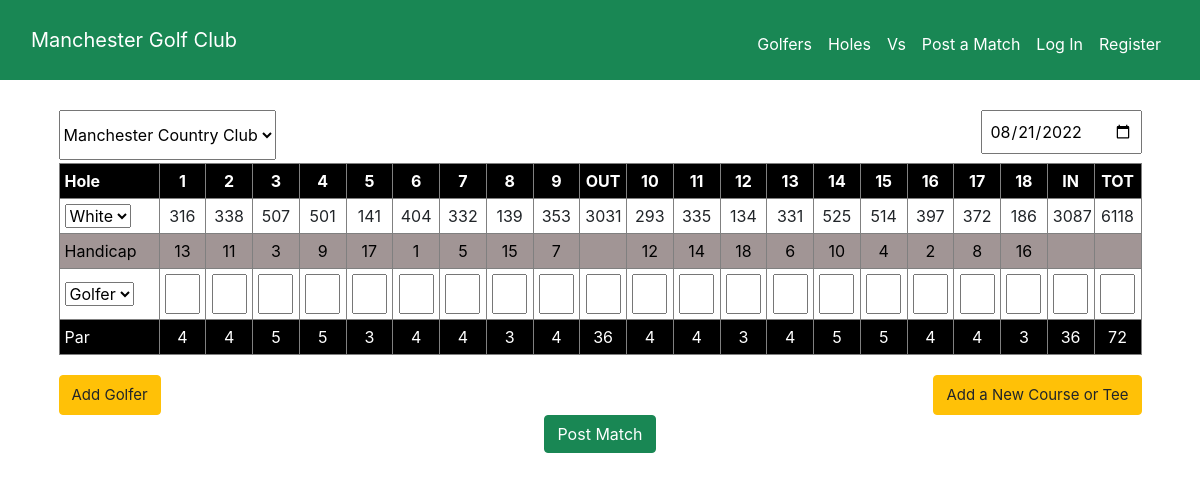
Page /post on the committed database.
### golf/models.py (models this page shows, shortened)
class Course(models.Model):
    name = models.CharField(max_length=50)
    WHITE = 'White'
    BLUE = 'Blue'
    RED = 'Red'
    BLACK = 'Black'
    TEE_CHOICES = [
        (WHITE, 'White'),
        (BLUE, 'Blue'),
        (RED, 'Red'),
        (BLACK, 'Black')
    ]
    tees = models.CharField(max_length=6, choices=TEE_CHOICES, default=WHITE)
    course_rating = models.DecimalField(max_digits=3, decimal_places=1)
    slope = models.IntegerField()
    front_par = models.IntegerField()
    back_par = models.IntegerField()
    par = models.IntegerField()
    front_yardage = models.IntegerField()
    back_yardage = models.IntegerField()
    yardage = models.IntegerField()

### golf/views.py (the view)
# urls.py: path("post", views.post, name="post"),
def post(request):
    if request.method == "POST":
        if not request.user.is_authenticated:
            return render(request, "golf/error.html", {'message': 'You must be logged in to post a match.'})
        elif len(request.POST) not in [26, 48, 70, 92]:
            return render(request, "golf/error.html", {'message': 'There was an error processing your request.'})
        else:
            golfer_count = 1
            golfer_scores = []
            if len(request.POST) == 48: golfer_count = 2
            if len(request.POST) == 70: golfer_count = 3
            if len(request.POST) == 92: golfer_count = 4
            for i in range(golfer_count):
                golfer_score = []
                golfer = request.POST[f'golfer_{i + 1}']
                if golfer == 'Golfer':
                    return render(request, "golf/error.html", {'message': 'A golfer name was not selected.'})
                golfer_score.append(golfer)
                for i in range(21):
                    try:
                        this_score = int(request.POST[f'{golfer}_{i + 1}'])
                    except:
                        return render(request, "golf/error.html", {'message': 'All scores entered should be single numbers.'})
                    golfer_score.append(this_score)
                if sum(golfer_score[1:10]) != golfer_score[10]:
                    return render(request, "golf/error.html", {'message': f"{golfer}'s front nine scores do not add up."})
                elif sum(golfer_score[11:20]) != golfer_score[20]:
                    return render(request, "golf/error.html", {'message': f"{golfer}'s back nine scores do not add up."})
                golfer_score.pop(10)
                golfer_score.pop()
                golfer_score.pop()
                golfer_scores.append(golfer_score)
                for i in range(len(golfer_score)):
                    if i != 0:
                        if golfer_score[i] < 1 or golfer_score[i] > 9:
                            return render(request, "golf/error.html", {'message': f"{golfer} has a hole score less than 1 or greater than 9"})
            match = 0 # Default to match 0 for solo rounds
            if golfer_count != 1:
                highest_matches = Round.objects.all().order_by('-match').values()
                highest_match = highest_matches[0]['match']
                match = highest_match + 1
            for i in range(len(golfer_scores)):
                golfer_name = golfer_scores[i][0]
                golfer = User.objects.get(first_name=golfer_name)
                course = Course.objects.get(name=request.POST['course'], tees=request.POST['tees'])
                date = request.POST['round_date']
                round = Round(golfer=golfer, course=course, date=date, match=match)
                round.save()
                for j in range(1, len(golfer_scores[i])):
                    score = int(golfer_scores[i][j])
                    hole = Hole.objects.get(course=course, tee=j)
                    this_score = Score(score=score, golfer=golfer, round=round, hole=hole)
                    this_score.save()
            return HttpResponseRedirect(reverse('index')) # Return to home page
    else:
        courses = Course.objects.all()
        course_names = []
        for course in courses:
            if course.name not in course_names:
                course_names.append(course.name)
        default_course = Course.objects.get(pk=1)
        available_courses = Course.objects.filter(name=default_course.name)
        available_tees = []
        for i in range(len(available_courses)):
            available_tees.append(available_courses[i].tees)
        holes = Hole.objects.filter(course=default_course)
        yardages = []
        handicaps = []
        pars = []
        for i in range(len(holes)):
            yardages.append(holes[i].yardage)
            handicaps.append(holes[i].handicap)
            pars.append(holes[i].par)
        golfers = User.objects.exclude(pk=1) # Provide option drop down menu to switch golfer
        now = datetime.now()
        date = now.strftime("%Y-%m-%d")
        context = {"course_length": range(1, 10), "course_names": course_names, 'golfers': golfers, 'default_course': default_course,'yardages': yardages, 'handicaps': handicaps, 'pars': pars, 'available_tees': available_tees, 'date': date}
        return render(request, "golf/post.html", context)

### golf/models.py (called while the page is built)
    def __str__(self):
        return f"{self.first_name}"

### golf/templates/golf/post.html (shortened to what this page needs)
{% extends "golf/layout.html" %}
{% load static %}
{% block main %}
<form class="grid" action="{% url 'post' %}" method="post" id="scorecard" onsubmit="return validate();">
    <div id="general-info">
        <select name="course" id="course">
            {% for course_name in course_names %}
            <option value="{{ course_name }}">{{ course_name }}</option>
            {% endfor %}
        </select>
        <input id="date" type="date" name="round_date" value="{{ date }}" required>
    </div>
    <table class="scorecard">
        <tr class="holes-row">
            <th class="scorecard-header"><strong>Hole</strong></th>
            {% for i in course_length %}
            <td>{{ i }}</td>
            {% endfor %}
            <td>OUT</td>
            {% for i in course_length %}
            <td>{{ i|add:"9" }}</td>
            {% endfor %}
            <td>IN</td>
            <td>TOT</td>
        </tr>
        <tr class="yardages-row">
            <th class="scorecard-header">
                <select name="tees" id="tees">
                    {% for available_tee in available_tees %}
                    <option value="{{ available_tee }}">{{ available_tee }}</option>
                    {% endfor %}
                </select>
            </th>
            {% for yardage in yardages|slice:":9" %}
            <td>{{ yardage }}</td>
            {% endfor %}
            <td>{{ default_course.front_yardage }}</td>
            {% for yardage in yardages|slice:"9:" %}
            <td>{{ yardage }}</td>
            {% endfor %}
            <td>{{ default_course.back_yardage }}</td>
            <td>{{ default_course.yardage }}</td>
        </tr>
        <tr class="handicap-row">
            <th class="scorecard-header">Handicap</th>
            {% for handicap in handicaps|slice:":9" %}
            <td>{{ handicap }}</td>
            {% endfor %}
            <td></td>
            {% for handicap in handicaps|slice:"9:" %}
            <td>{{ handicap }}</td>
            {% endfor %}
            <td></td>
            <td></td>
        </tr>
        <tr class="scores-row" id="strokes">
            <th class="scorecard-header">
                <select id="golfer" class="golfer" required>
                    <option disabled selected>Golfer</option>
                </select>
            </th>
            {% for i in course_length %}
            <td><input type='number' min='1' max='9' required></td>
            {% endfor %}
            <td><input type='number' min='9' max='100' required></td>
            {% for i in course_length %}
            <td><input type='number' min='1' max='9' required></td>
            {% endfor %}
            <td><input type='number' min='9' max='100' required></td>
            <td><input type='number' min='18' max='150' required></td>
        </tr>
        <tr class="pars-row">
            <th class="scorecard-header">Par</th>
            {% for par in pars|slice:":9" %}
            <td>{{ par }}</td>
            {% endfor %}
            <td>{{ default_course.front_par }}</td>
            {% for par in pars|slice:"9:" %}
            <td>{{ par }}</td>
            {% endfor %}
            <td>{{ default_course.back_par }}</td>
            <td>{{ default_course.par }}</td>
        </tr>
    </table>
    <div id="buttons">
        <button class="btn btn-warning btn-med" id="add-golfer" type="button">Add Golfer</button>
        <a href="{% url 'new' %}"><button class="btn btn-warning btn-med" id="add-course" type="button">Add a New Course
                or Tee</button></a>
    </div>
    <input class="btn btn-success btn-med" id="post-match" type="submit" value="Post Match">
</form>
{% endblock %}

### golf/templates/golf/layout.html (shortened to what this page needs)
{% load static %}
<!DOCTYPE html>
<html lang="en">
<head>
    <link rel="stylesheet" href="https://stackpath.bootstrapcdn.com/bootstrap/4.4.1/css/bootstrap.min.css">
    <link href="{% static 'golf/styles.css' %}" rel="stylesheet">
</head>
<body>
    <nav class="navbar navbar-expand-lg navbar-light" id="nav">
        <div class="container-fluid">
            <a class="navbar-brand" href="{% url 'index' %}">Manchester Golf Club</a>
            <div>
                <ul class="navbar-nav me-auto mt-2">
                    <li class="nav-item"><a class="nav-link" href="{% url 'golfer' 'Jack' %}">Golfers </a></li>
                    <li class="nav-item"><a class="nav-link" href="{% url 'index' %}">Holes </a></li>
                    <li class="nav-item"><a class="nav-link" href="{% url 'index' %}">Vs </a></li>
                    <li class="nav-item"><a class="nav-link" href="{% url 'post' %}">Post a Match </a></li>
                    {% if not user.is_authenticated %}
                    <li class="nav-item"><a class="nav-link" href="{% url 'login' %}">Log In </a></li>
                    <li class="nav-item"><a class="nav-link" href="{% url 'register' %}">Register </a></li>
                    {% else %}
                    <li class="nav-item"><a class="nav-link" href="{% url 'logout' %}">Log Out </a></li>
                    {% endif %}
                </ul>
            </div>
        </div>
    </nav>
    <main class="grid">
        {% block main %}{% endblock %}
    </main>
</body>
</html>

### golf/static/golf/styles.css (style rules this page uses)
.grid { display: grid; place-items: center; padding: 15px; }
nav { background-color: #198754; height: 80px; }
#nav a { color: white; }
.scorecard { table-layout: fixed; width: 95%; padding-top: 30px; padding-bottom: 15px; border-bottom: #cac2c2 1px solid; padding-left: 15px; margin: 20px; margin-top: 3px; }
.holes-row { color: white; background-color: black; text-align: center; font-weight: bold; }
.yardages-row { text-align: center; }
.handicap-row { text-align: center; color: black; background-color: rgb(161, 149, 149); }
.scores-row { text-align: center; }
.pars-row { color: white; background-color: black; text-align: center; }
.scorecard-header { text-align: left; font-weight: 400; }
input[type='number'] { width: 35px; height: 40px; text-align: center; }
input[type='date'] { margin-top: 15px; }
input, button { padding: 7px; }
button { margin: 10px; }
td, th { padding: 5px; border-style: solid; border-color: gray; border-width: 1px; }
th { width: 100px; }
#course { margin: 0px; float: left; height: 50px; }
#date { margin: 0px; float: right; }
#general-info { margin: 0 auto; width: 95%; text-align: center; }
#add-golfer { margin: 0px; float: left; height: 40px; font-size: 15px; }
#post-match, #new-course { margin: 0px; background-color: #198754; border-color: #198754; }
#add-course { margin: 0px; float: right; height: 40px; font-size: 15px; }
#buttons { margin: 0 auto; width: 95%; text-align: center; }

### rows in the picture
Course: course "Manchester Country Club", tees "White", front_yardage "3031", back_yardage "3087", yardage "6118", front_par "36", back_par "36", par "72"

### other values in the picture
{{ i }} "1" "2" "3" "4" "5" "6" "7" "8" "9"
{{ i|add:"9" }} "10" "11" "12" "13" "14" "15" "16" "17" "18"
{{ yardage }} "316" "338" "507" "501" "141" "404" "332" "139" "353"
{{ yardage }} "293" "335" "134" "331" "525" "514" "397" "372" "186"
{{ handicap }} "13" "11" "3" "9" "17" "1" "5" "15" "7"
{{ handicap }} "12" "14" "18" "6" "10" "4" "2" "8" "16"
{{ par }} "4" "4" "5" "5" "3" "4" "4" "3" "4"
{{ par }} "4" "4" "3" "4" "5" "5" "4" "4" "3"
